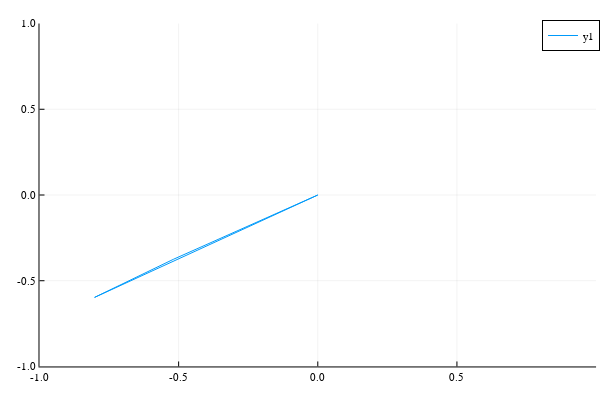

Notebook source saved alongside this figure:
### Code cell
points=draw(F1)
plot(points[1,:],points[2,:],xlim=[-1,1], ylim=[-1,1])

### Figure 1 — Plotly figure (JSON) as saved in the notebook; plotly's stock layout.template omitted (floating-point values rounded to 4 significant figures)
{"data": [{"colorbar": {"len": 0.9525, "title": "", "x": 0.9934, "y": 0.5139}, "legendgroup": "y1", "line": {"color": "rgba(0, 154, 250, 1.000)", "dash": "solid", "shape": "linear", "width": 1}, "mode": "lines", "name": "y1", "showlegend": true, "type": "scatter", "x": [0, -0.802, -0.802, -0.5191, -0.5191, -2.22e-16, -2.22e-16], "xaxis": "x", "y": [0, -0.5971, -0.5971, -0.3753, -0.3753, 6.106e-16, 6.106e-16], "yaxis": "y"}], "layout": {"annotations": [], "height": 400, "legend": {"bgcolor": "rgba(255, 255, 255, 1.000)", "bordercolor": "rgba(0, 0, 0, 1.000)", "borderwidth": 1, "font": {"color": "rgba(0, 0, 0, 1.000)", "family": "sans-serif", "size": 11}, "title": {"font": {"color": "rgba(0, 0, 0, 1.000)", "family": "sans-serif", "size": 15}, "text": ""}, "tracegroupgap": 0, "traceorder": "normal", "x": 1, "xanchor": "auto", "y": 1, "yanchor": "auto"}, "margin": {"b": 20, "l": 0, "r": 0, "t": 20}, "paper_bgcolor": "rgba(255, 255, 255, 1.000)", "plot_bgcolor": "rgba(255, 255, 255, 1.000)", "showlegend": true, "width": 600, "xaxis": {"anchor": "y", "domain": [0.06582, 0.9934], "gridcolor": "rgba(0, 0, 0, 0.100)", "gridwidth": 0.5, "linecolor": "rgba(0, 0, 0, 1.000)", "mirror": false, "range": [-1, 1], "showgrid": true, "showline": true, "showticklabels": true, "tickangle": 0, "tickcolor": "rgb(0, 0, 0)", "tickfont": {"color": "rgba(0, 0, 0, 1.000)", "family": "sans-serif", "size": 11}, "tickmode": "array", "ticks": "inside", "ticktext": ["-1.0", "-0.5", "0.0", "0.5", "1.0"], "tickvals": [-1, -0.5, 0, 0.5, 1], "title": "", "titlefont": {"color": "rgba(0, 0, 0, 1.000)", "family": "sans-serif", "size": 15}, "type": "-", "visible": true, "zeroline": false, "zerolinecolor": "rgba(0, 0, 0, 1.000)"}, "yaxis": {"anchor": "x", "domain": [0.03762, 0.9902], "gridcolor": "rgba(0, 0, 0, 0.100)", "gridwidth": 0.5, "linecolor": "rgba(0, 0, 0, 1.000)", "mirror": false, "range": [-1, 1], "showgrid": true, "showline": true, "showticklabels": true, "tickangle": 0, "tickcolor": "rgb(0, 0, 0)", "tickfont": {"color": "rgba(0, 0, 0, 1.000)", "family": "sans-serif", "size": 11}, "tickmode": "array", "ticks": "inside", "ticktext": ["-1.0", "-0.5", "0.0", "0.5", "1.0"], "tickvals": [-1, -0.5, 0, 0.5, 1], "title": "", "titlefont": {"color": "rgba(0, 0, 0, 1.000)", "family": "sans-serif", "size": 15}, "type": "-", "visible": true, "zeroline": false, "zerolinecolor": "rgba(0, 0, 0, 1.000)"}}}
